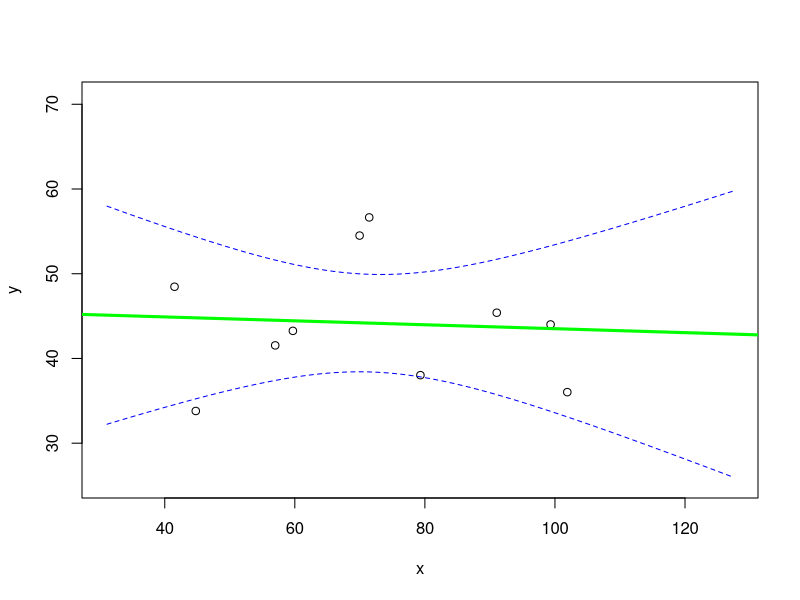
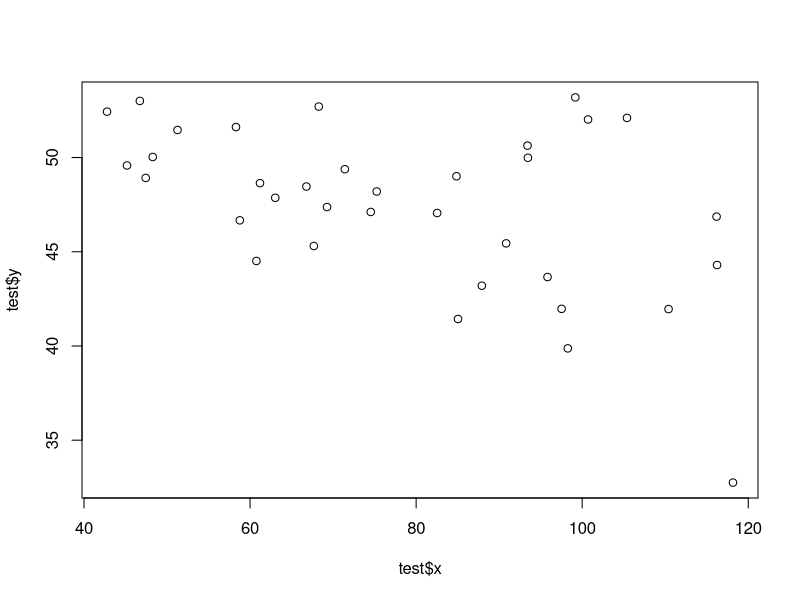
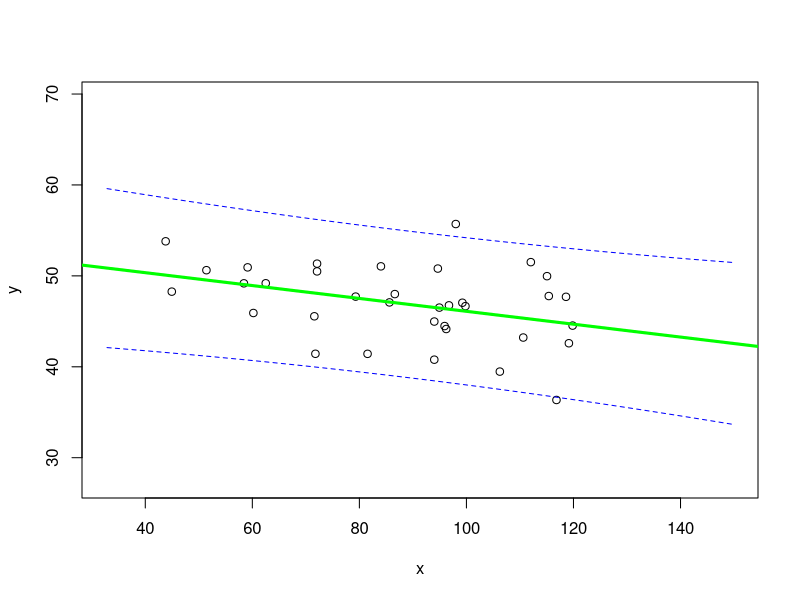
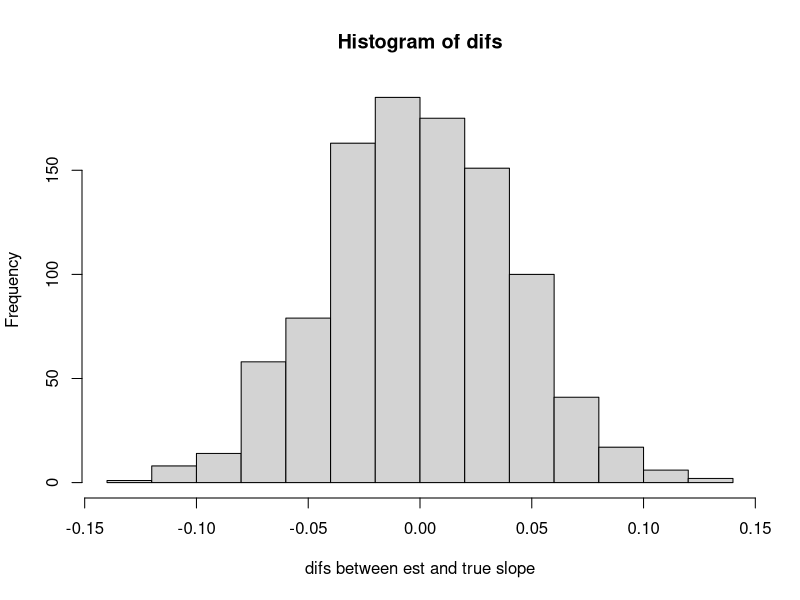
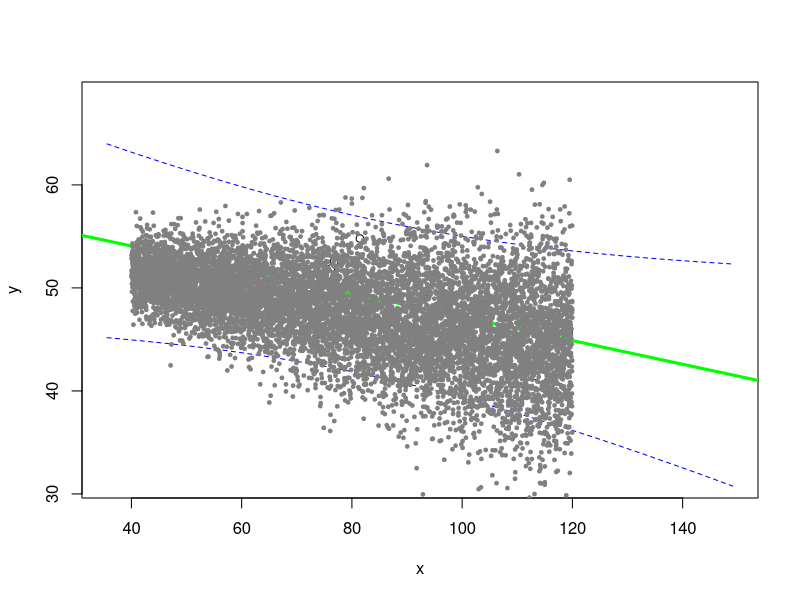
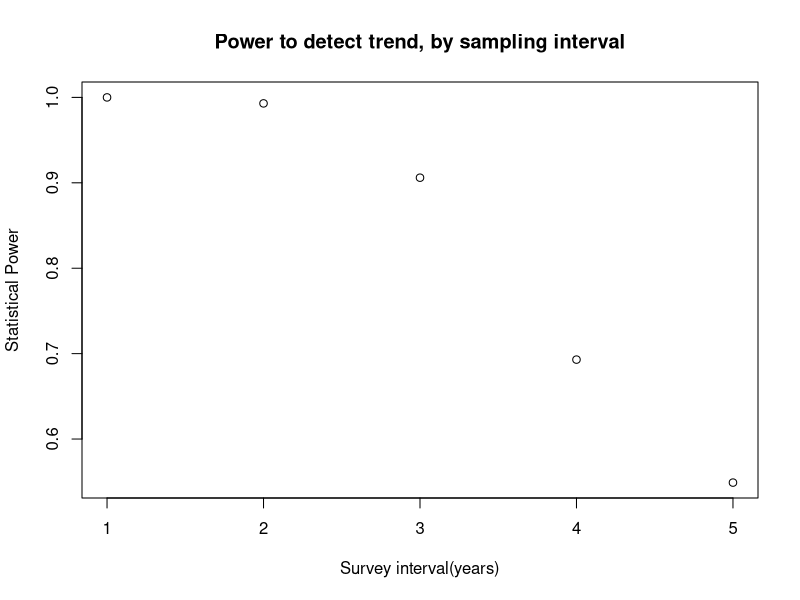
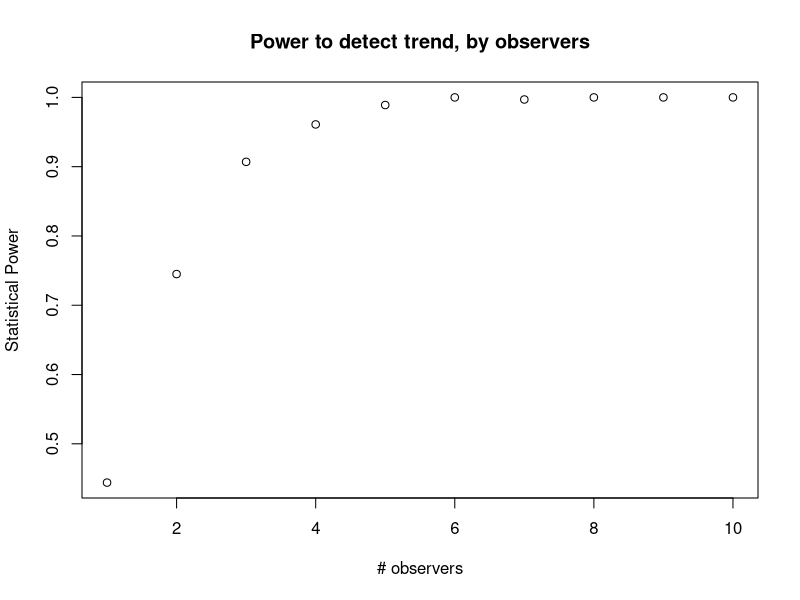
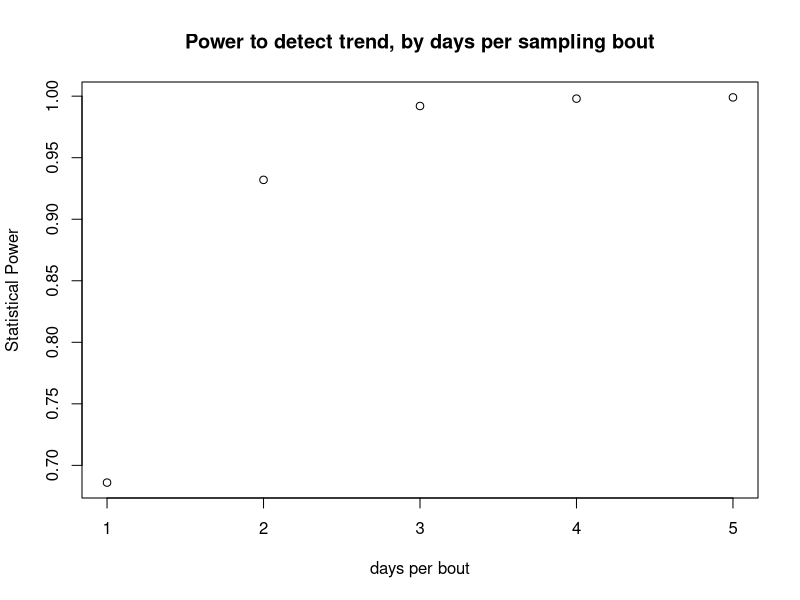

These figures' R source, in order: (Note: a time limit stopped this script after it produced the figures.)

############################################################
####                                                    ####  
####  NRES 746, Lab 2                                   ####
####                                                    ####
####  Kevin Shoemaker                                   #### 
####  University of Nevada, Reno                        ####
####                                                    #### 
############################################################


############################################################
####  The virtual ecologist                             ####
############################################################



#############
## exercise 1a

LMDataSim <- function(sample.size,xlimits,coefs,stdev){
  xvals <- runif(sample.size,xlimits[1],xlimits[2])
  yvals <- coefs[1] + coefs[2]*xvals
  yvals <- rnorm(sample.size,yvals,stdev)
  out <- data.frame(x=xvals,y=yvals)
  return(out)
}



LMDataSim(sample.size=10,xlimits=c(40,120),coefs=c(55,-0.09),stdev=6.8)


#############
## exercise 1b

LMVerify_pt1 <- function(sim.dataset,trueparams,plot=T){
  names <- names(sim.dataset)
  form <- as.formula(sprintf("%s ~ %s",names[2],names[1]) )   # note: this is to make sure the function runs for whatever your column names are!
  mod <- lm(form,data=sim.dataset)
  coefs <- coefficients(mod)
  sdest <- sd(residuals(mod))
  difs <- c(coefs,sdest)-trueparams
  names(difs) <- c("intercept",names[1],"stdev")
  if(plot==T){
    xl <- range(sim.dataset[,1])*c(0.75,1.25)
    yl <- range(sim.dataset[,2])*c(0.75,1.25)
    newdata <- data.frame(temp=seq(xl[1],xl[2],0.1))
    names(newdata) <- names[1]
    ci <- predict(mod,newdata,interval="confidence")
    plot(sim.dataset,ylim=yl,xlim=xl)
    abline(mod,col="green",lwd=3)
    lines(newdata[,1],ci[,"lwr"],col="blue",lty=2)
    lines(newdata[,1],ci[,"upr"],col="blue",lty=2)
  }
  cislope <- confint(mod,names[1])
  trueslope <- trueparams[2]
  is.inside <- ifelse((trueslope>=cislope[1])&(trueslope<=cislope[2]),TRUE,FALSE)
  out <- list()
  out$difs <- difs
  out$inside <- is.inside
  return(out)
}


simdat <- LMDataSim(sample.size=10,xlimits=c(40,120),coefs=c(55,-0.09),stdev=6.8)

LMVerify_pt1(sim.dataset = simdat, trueparams = c(55,-0.09,6.8))


#############
## exercise 1c

reps=1000
trueparams <- c(55,-0.09,6.8)
is.inside <- logical(reps)

i=1   # for debugging
for(i in 1:reps){
  simdat <- LMDataSim(sample.size=10,xlimits=c(40,120),coefs=trueparams[c(1:2)],stdev=trueparams[3])
  lmv <- LMVerify_pt1(sim.dataset = simdat, trueparams = trueparams,plot=FALSE)
  is.inside[i] <- lmv[[2]]
}

sum(is.inside)/reps



#############
## exercise 2b

LMDataSim2 <- function(sample.size,xlimits,coefs,sd_coefs){
  xvals <- runif(sample.size,xlimits[1],xlimits[2])
  yvals <- coefs[1] + coefs[2]*xvals
  sds <- sd_coefs[1] + sd_coefs[2]*xvals
  yvals <- rnorm(sample.size,yvals,sds)
  out <- data.frame(x=xvals,y=yvals)
  return(out)
}


test <- LMDataSim2(sample.size=35,xlimits=c(40,120),coefs=c(55,-0.09),sd_coefs=c(-0.2,0.04))
plot(test$x,test$y)


#############
## exercise 2c

LMVerify_pt2 <- function(sim.dataset,trueparams,plot=T){
  names <- names(sim.dataset)
  form <- as.formula(sprintf("%s ~ %s",names[2],names[1]) )   # note: this is to make sure the function runs for whatever your column names are!
  mod <- lm(form,data=sim.dataset)
  coefs <- coefficients(mod)
  difs <- coefs-trueparams
  names(difs) <- c("intercept",names[1])
  if(plot==T){
    xl <- range(sim.dataset[,1])*c(0.75,1.25)
    yl <- range(sim.dataset[,2])*c(0.75,1.25)
    newdata <- data.frame(temp=seq(xl[1],xl[2],0.1))
    names(newdata) <- names[1]
    ci <- predict(mod,newdata,interval="prediction")
    plot(sim.dataset,ylim=yl,xlim=xl)
    abline(mod,col="green",lwd=3)
    lines(newdata[,1],ci[,"lwr"],col="blue",lty=2)
    lines(newdata[,1],ci[,"upr"],col="blue",lty=2)
  }
  cislope <- confint(mod,names[1])
  trueslope <- trueparams[2]
  is.inside <- ifelse((trueslope>=cislope[1])&(trueslope<=cislope[2]),TRUE,FALSE)
  out <- list()
  out$difs <- difs
  out$inside <- is.inside
  return(out)
}


simdat <- LMDataSim2(sample.size=35,xlimits=c(40,120),coefs=c(55,-0.09),sd_coefs=c(-0.3,0.05))
LMVerify_pt2(sim.dataset = simdat, trueparams = c(55,-0.09))


##########
#  Exercise 2d

### pt 1.

reps=1000
difs <- numeric(reps)
i=1
for(i in 1:reps){
  simdat <- LMDataSim2(sample.size=20,xlimits=c(40,120),coefs=c(55,-0.09),sd_coefs=c(-0.3,0.05))
  temp <- LMVerify_pt2(sim.dataset = simdat, trueparams = c(55,-0.09),plot=F)
  difs[i] <- temp$difs["x"]
}

hist(difs,xlab="difs between est and true slope")
mean(difs)  ## this test seems relatively robust to violations of homoskedasticity in this case!


##  Part 2

simdat_lots <- LMDataSim2(sample.size=10000,xlimits=c(40,120),coefs=c(55,-0.09),sd_coefs=c(-0.3,0.05))
simdat_sample <- LMDataSim2(sample.size=10,xlimits=c(40,120),coefs=c(55,-0.09),sd_coefs=c(-0.3,0.05))
temp <- LMVerify_pt2(sim.dataset = simdat_sample, trueparams = c(55,-0.09),plot=T)
points(simdat_lots$x,simdat_lots$y,pch=19,cex=0.5,col=gray(0.5))



############
# Exercise 3: power analysis


####### first, read in the functions from the "virtual ecologist" lecture. 

########
# function for computing the number of observed/detected animals in a single survey

    # Arguments:
      # TrueN: true population abundance
      # surveyors: number of survey participants each day
      # days: survey duration, in days

NumObserved <- function(TrueN=1000,surveyors=1,days=3){
  probPerPersonDay <- 0.02      # define the probability of detection per animal per person-day [hard-coded- potentially bad coding practice!]
  probPerDay <- 1-(1-probPerPersonDay)^surveyors      # define the probability of detection per animal per day (multiple surveyors)(animal must be detected at least once)
  probPerSurvey <- 1-(1-probPerDay)^days       # define the probability of detection per animal for the entire survey
  nobs <- rbinom(1,size=TrueN,prob=probPerSurvey)     # simulate the number of animals detected!
  return(nobs)
}
# NumObserved(TrueN=500,surveyors=2,days=7)   # test the new function


#########
# function for computing expected abundance dynamics of a declining population (deterministic component!)

    # Arguments:
      # LastYearAbund: true population abundance in the previous year
      # trend: proportional change in population size from last year

ThisYearAbund <- function(LastYearAbund=1000,trend=-0.03){
  CurAbund <- LastYearAbund + trend*LastYearAbund    # compute abundance this year
  CurAbund <- floor(CurAbund)  # can't have fractional individuals!
  return(CurAbund)
}


########
# develop a function for simulating monitoring data from a declining population

    # Arguments:
      # initabund: true initial population abundance
      # trend: proportional change in population size from last year
      # years: duration of simulation
      # observers: number of survey participants each day
      # days: survey duration, in days
      # survint: survey interval, in years (e.g., 2 means surveys are conducted every other year)

SimulateMonitoringData <- function(initabund=1000,trend=-0.03,years=25,observers=1,days=3,survint=2){
  prevabund <- initabund        # initialize "previous-year abundance" at initial abundance 
  detected <- numeric(years)     # set up storage variable
  for(y in 1:years){            # for each year of the simulation:
    thisAbund <- ThisYearAbund(prevabund,trend)             # compute the current abundance on the basis of the trend
    detected[y] <- NumObserved(thisAbund,observers,days)     # sample the current population using this monitoring scheme
    prevabund <- thisAbund   # set this years abundance as the previous years abundance (to set up the simulation for next year)
  }
  surveyed <- c(1:years)%%survint==0    # which years were surveys actually performed?
  detected[!surveyed] <- NA            # if the survey is not performed that year, return a missing value
  return(detected)       # return the number of individuals detected
}


#########
# finally, develop a function for assessing whether or not a decline was detected:

    # Arguments:
      # monitoringData: simulated results from a long-term monitoring study
      # alpha: define acceptable type-I error rate (false positive rate)

IsDecline <- function(monitoringData,alpha=0.05){
  time <- 1:length(monitoringData)      # vector of survey years
  model <- lm(monitoringData~time)    # for now, let's use ordinary linear regression (perform linear regression on simulated monitoring data)
  p_value <- summary(model)$coefficients["time","Pr(>|t|)"]      # extract the p-value  
  isdecline <- ifelse(summary(model)$coefficients["time","Estimate"]<0,TRUE,FALSE)     # determine if the simulated monitoring data determined a "significant" decline
  sig_decline <- ifelse((p_value<=alpha)&(isdecline),TRUE,FALSE)    # if declining and significant trend, then the monitoring protocol successfully diagnosed a decline
  return(sig_decline)
}





###########
# Lab exercise 3a: develop a "power" function to return the statistical power to detect a decline under alternative monitoring schemes...

GetPower <- function(observers=1,days=3,alpha=0.05,years=25,survint=2,trend=-0.03,verbose=T){
  nreps <- 1000      # set number of replicate monitoring "experiments"
  initabund <- 1000    # set initial population abundance.
  decline <- logical(nreps)
  for(i in 1:nreps){
    detected <- SimulateMonitoringData(initabund,trend,years,observers,days,survint)
    decline[i] <- IsDecline(detected,alpha)
  }
  Power <- sum(decline)/nreps 
  if(verbose) cat((sprintf("The statistical power to detect a decline for the default parameters is: %s \n",Power)))    # for default
  return(Power)
}


GetPower(survint=3)         # test the new function


########
# exercise 3b

########  survey intervals

initabund = 1000
survints <- c(1:5)
powers <- numeric(length(survints))
for(i in 1:length(survints)){
  powers[i] <- GetPower(survint=survints[i],verbose=F)
}
  
plot(powers~survints,xlab="Survey interval(years)",ylab="Statistical Power",main="Power to detect trend, by sampling interval") 
  
#######  number of observers

initabund = 1000
observers <- c(1:10)
powers <- numeric(length(observers))
for(i in 1:length(observers)){
  powers[i] <- GetPower(observers=observers[i],days=1,survint=3,verbose=F)
}
  
plot(powers~observers,xlab="# observers",ylab="Statistical Power",main="Power to detect trend, by observers") 

####### days per survey bout  

initabund = 1000
days <- c(1:5)
powers <- numeric(length(days))
for(i in 1:length(days)){
  powers[i] <- GetPower(days=days[i],verbose=F)
}
  
plot(powers~days,xlab="days per bout",ylab="Statistical Power",main="Power to detect trend, by days per sampling bout") 
  


########
# exercise 3c

## there are many correct answers here!  Here is one way to evaluate multiple scenarios:


# GetPower(observers=1,days=3,alpha=0.05,years=25,survint=2,trend=-0.03,verbose=T)

scenarios <- data.frame(
  observers = rep(rep(c(1:5),times=5),times=4),
  days = rep(rep(1:5,each=5),times=4),
  survint = rep(4:1,each=25)
)
powers <- numeric(nrow(scenarios))
costs <- numeric(nrow(scenarios))

i=1
for(i in 1:nrow(scenarios)){
  nyears <- 25
  powers[i] <- GetPower(observers=scenarios$observers[i],days=scenarios$days[i],alpha=0.05,years=nyears,survint=scenarios$survint[i],trend=-0.03,verbose=F)
  nsurveys <- floor(nyears/scenarios$survint[i])
  costs[i] <- nsurveys*2000 + nsurveys*scenarios$observers[i]*scenarios$days[i]*200
}

successful <- which(powers>=0.75)

leastcost <- which.min(costs[successful])

bestscenario <- successful[leastcost]   # find the successful scenario with minimum cost... 

scenarios[bestscenario,]    # identify the params for the best scenario!    Here, it's 4 observers surveying for 1 day every 4 years!

##########
#  END LAB 2
##########
